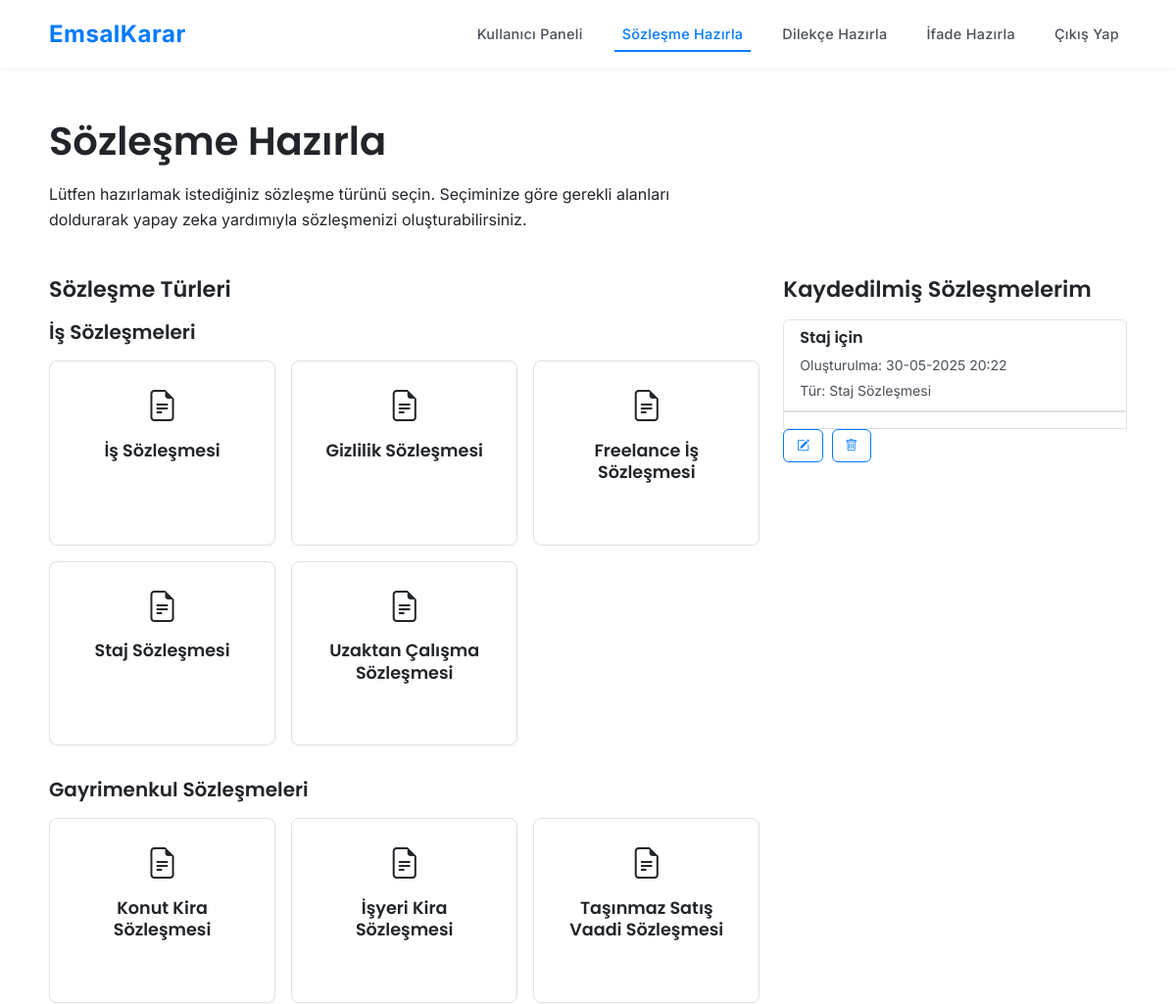
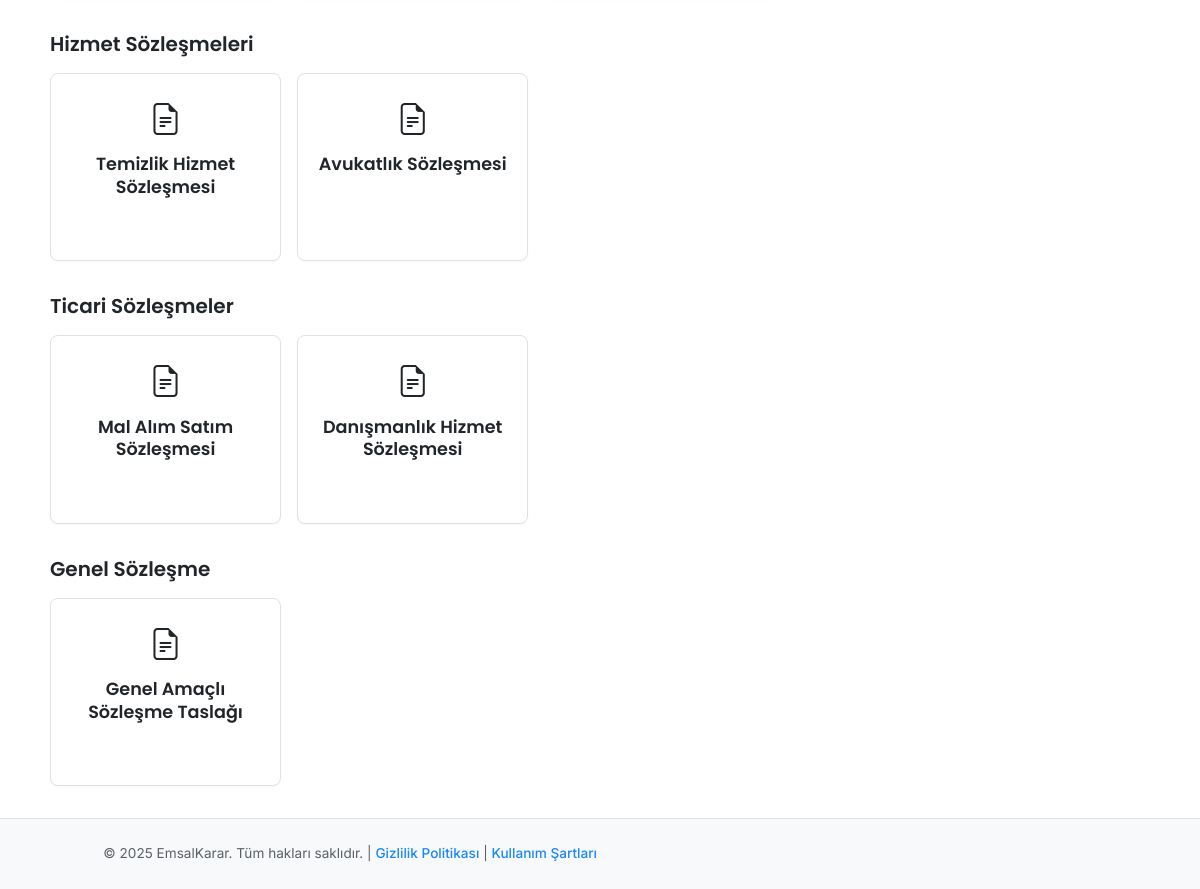
Page /contract/ (signed in) on the committed database (2 pictures, top to bottom).
### models.py (models this page shows, shortened)
class Contract(db.Model):
    __tablename__ = 'contracts'
    id = db.Column(db.Integer, primary_key=True)
    user_id = db.Column(db.Integer, db.ForeignKey('users.id'), nullable=False, index=True)
    contract_type = db.Column(db.String(100), nullable=False) # e.g., 'is_sozlesmesi', 'kira_sozlesmesi'
    title = db.Column(db.String(255), nullable=True) # User-defined or auto-generated title
    input_data = db.Column(db.JSON, nullable=True) # Stores the form inputs for the contract
    generated_content_html = db.Column(db.Text, nullable=True) # The AI-generated contract text in HTML
    generated_content_text = db.Column(db.Text, nullable=True) # Plain text version, if needed
    created_at = db.Column(db.DateTime, default=datetime.datetime.utcnow, index=True)
    updated_at = db.Column(db.DateTime, default=datetime.datetime.utcnow, onupdate=datetime.datetime.utcnow)
    is_deleted = db.Column(db.Boolean, default=False, nullable=False, index=True)
    deleted_at = db.Column(db.DateTime, nullable=True)
    user = relationship("User", back_populates="contracts")

### contract_routes.py (the view)
@contract_bp.route('/')
def index():
    print("--- contract_routes.py: index route CALLED ---")
    print(f"DEBUG: Type of CONTRACT_TYPES_DATA: {type(CONTRACT_TYPES_DATA)}")
    print(f"DEBUG: Length of CONTRACT_TYPES_DATA: {len(CONTRACT_TYPES_DATA) if isinstance(CONTRACT_TYPES_DATA, dict) else 'Not a dict'}")
    categorized_contracts = {}
    try:
        for key, value in CONTRACT_TYPES_DATA.items():
            if not isinstance(value, dict):
                print(f"DEBUG: Item with key '{key}' in CONTRACT_TYPES_DATA is not a dictionary. Value: {value}")
                continue
            category = value.get("category", "Diğer")
            if category not in categorized_contracts:
                categorized_contracts[category] = []
            item_name = value.get("name", f"Unnamed Contract ({key})")
            item_description = value.get("description", "")
            categorized_contracts[category].append({
                "key": key,
                "name": item_name,
                "description": item_description
            })
    except Exception as e:
        print(f"DEBUG: Error during categorization loop: {e}")
    print(f"DEBUG: categorized_contracts POPULATED: {json.dumps(categorized_contracts, indent=2, ensure_ascii=False)}")
    user_contracts = Contract.query.filter_by(user_id=current_user.id, is_deleted=False).order_by(Contract.created_at.desc()).all()
    print(f"DEBUG: Fetched {len(user_contracts)} user_contracts.")
    print("--- contract_routes.py: index route RENDERING TEMPLATE ---")
    return render_template('contracts/contract_hub.html',
                           title='Sözleşme Hazırla',
                           categorized_contracts=categorized_contracts,
                           user_contracts=user_contracts,
                           CONTRACT_TYPES_DATA=CONTRACT_TYPES_DATA)

### contract_routes.py (called while the page is built)
@contract_bp.before_request
@login_required
def require_login():
    pass

### templates/contracts/contract_hub.html (shortened to what this page needs)
{% extends "partials/header.html" %}
{% block head_extra %}
<link rel="stylesheet" href="{{ url_for('static', filename='css/main.css') }}">
{% endblock %}
{% block content %}
<div class="container mt-5">
    <div class="row mb-4">
        <div class="col-md-8">
            <h2>{{ title | default('Sözleşme Hazırla') }}</h2>
            <p>Lütfen hazırlamak istediğiniz sözleşme türünü seçin. Seçiminize göre gerekli alanları doldurarak yapay zeka yardımıyla sözleşmenizi oluşturabilirsiniz.</p>
        </div>
    </div>
    <div class="row">
        <div class="col-lg-8">
            <h4>Sözleşme Türleri</h4>
            {% if categorized_contracts %}
                {% for category, contracts_in_category in categorized_contracts.items() %}
                <div class="contract-category">
                    <h5>{{ category }}</h5>
                    <div class="row row-cols-1 row-cols-md-2 row-cols-lg-3 g-3">
                        {% for contract_item in contracts_in_category %}
                        <div class="col">
                            <div class="card h-100 contract-type-card" data-bs-toggle="modal" data-bs-target="#contractFormModal" data-contract-type="{{ contract_item.key }}" data-contract-name="{{ contract_item.name }}">
                                <div class="card-body text-center">
                                    <i class="bi bi-file-earmark-text fs-2 mb-2"></i>
                                    <h6 class="card-title">{{ contract_item.name }}</h6>
                                </div>
                            </div>
                        </div>
                        {% endfor %}
                    </div>
                </div>
                {% endfor %}
            {% else %}
                <p class="text-danger">Uygun sözleşme türü bulunamadı veya yüklenirken bir sorun oluştu.</p>
            {% endif %}
        </div>
        <div class="col-lg-4">
            <h4>Kaydedilmiş Sözleşmelerim</h4>
            {% if user_contracts %}
            <div class="list-group">
                {% for contract in user_contracts %}
                <a href="{{ url_for('contract.view_contract', contract_id=contract.id) }}" class="list-group-item list-group-item-action d-flex justify-content-between align-items-center">
                    <div>
                        <h6 class="mb-1">{{ contract.title | default(contract.contract_type | replace('_', ' ') | title) }}</h6>
                        <small class="text-muted">Oluşturulma: {{ contract.created_at.strftime('%d-%m-%Y %H:%M') }}</small><br>
                        <small class="text-muted">Tür: {{ CONTRACT_TYPES_DATA.get(contract.contract_type, {}).get('name', contract.contract_type) }}</small>
                    </div>
                    <div>
                        <a href="{{ url_for('contract.edit_contract', contract_id=contract.id) }}" class="btn btn-sm btn-outline-primary me-1"><i class="bi bi-pencil-square"></i></a>
                        <form action="{{ url_for('contract.delete_contract', contract_id=contract.id) }}" method="POST" onsubmit="return confirm('Bu sözleşmeyi silmek istediğinizden emin misiniz?');" style="display: inline;">
                            <button type="submit" class="btn btn-sm btn-outline-danger"><i class="bi bi-trash"></i></button>
                        </form>
                    </div>
                </a>
                {% endfor %}
            </div>
            {% else %}
            <p class="text-muted">Henüz kaydedilmiş bir sözleşmeniz bulunmamaktadır.</p>
            {% endif %}
        </div>
    </div>
</div>
{% endblock %}

### static/css/main.css (style rules this page uses)
:root { --primary-accent: #007AFF; --primary-accent-hover: #0056b3; --secondary-accent: #6c757d; --neutral-white: #FFFFFF; --neutral-lightest: #F8F9FA; --neutral-lighter: #F1F3F5; --neutral-light: #DEE2E6; --neutral-medium: #ADB5BD; --neutral-dark: #495057; --neutral-darkest: #212529; --text-primary: var(--neutral-darkest); --text-secondary: var(--neutral-dark); --text-on-primary-accent: var(--neutral-white); --text-link: var(--primary-accent); --text-link-hover: var(--primary-accent-hover); --bg-main: var(--neutral-white); --bg-content: var(--neutral-lightest); --bg-content-alt: var(--neutral-lighter); --bg-input: var(--neutral-white); --bg-input-focus: var(--neutral-white); --border-color: var(--neutral-light); --border-color-strong: var(--neutral-medium); --border-radius-sm: 4px; --border-radius-md: 6px; --border-radius-lg: 8px; --shadow-xs: 0 1px 2px 0 rgba(0, 0, 0, 0.03); --shadow-sm: 0 1px 3px 0 rgba(0, 0, 0, 0.05), 0 1px 2px -1px rgba(0, 0, 0, 0.05); --shadow-md: 0 4px 6px -1px rgba(0, 0, 0, 0.07), 0 2px 4px -2px rgba(0, 0, 0, 0.07); --shadow-lg: 0 10px 15px -3px rgba(0, 0, 0, 0.07), 0 4px 6px -4px rgba(0, 0, 0, 0.07); --shadow-focus: 0 0 0 0.2rem rgba(0, 122, 255, 0.25); --transition-speed: 0.2s; --font-sans: 'Inter', -apple-system, BlinkMacSystemFont, 'Segoe UI', Roboto, 'Helvetica Neue', Arial, sans-serif; --font-serif: 'Poppins', Georgia, 'Times New Roman', Times, serif; }
*, *::before, *::after { box-sizing: border-box; margin: 0; padding: 0; }
html { scroll-behavior: smooth; font-size: 16px; }
body { font-family: var(--font-sans); color: var(--text-primary); background-color: var(--bg-main); line-height: 1.6; display: flex; flex-direction: column; min-height: 100vh; -webkit-font-smoothing: antialiased; -moz-osx-font-smoothing: grayscale; }
h1, h2, h3, h4, h5, h6 { font-family: var(--font-serif); font-weight: 600; color: var(--text-primary); margin-bottom: 1rem; line-height: 1.3; }
h2 { font-size: clamp(2rem, 4vw, 2.5rem); }
h4 { font-size: clamp(1.25rem, 2.5vw, 1.4rem); }
p { margin-bottom: 1.25rem; max-width: 70ch; }
a { color: var(--text-link); text-decoration: none; transition: color var(--transition-speed) ease, transform var(--transition-speed) ease; }
.container { width: 100%; max-width: 1140px; padding-left: 20px; padding-right: 20px; margin-left: auto; margin-right: auto; }
.btn { padding: 0.65rem 1.5rem; border-radius: var(--border-radius-md); font-weight: 500; transition: all var(--transition-speed) ease; letter-spacing: 0.3px; font-size: 0.9rem; text-transform: none; border: 1px solid var(--primary-accent); cursor: pointer; display: inline-block; text-align: center; vertical-align: middle; user-select: none; background-color: transparent; color: var(--primary-accent); }
.btn-sm { padding: 0.4rem 0.8rem; font-size: 0.8rem; }
.card { border: 1px solid var(--border-color); border-radius: var(--border-radius-lg); box-shadow: var(--shadow-xs); transition: transform var(--transition-speed) ease, box-shadow var(--transition-speed) ease, border-color var(--transition-speed) ease; margin-bottom: 2rem; background-color: var(--bg-main); overflow: hidden; display: flex; flex-direction: column; height: 100%; }
.card-body { padding: 1.25rem; flex-grow: 1; display: flex; flex-direction: column; }
.card-title { color: var(--text-primary); margin-bottom: 0.6rem; font-size: 1.1rem; font-weight: 600; font-family: var(--font-serif); }
.text-muted { color: var(--text-secondary) !important; }

### templates/contracts/contract_hub.html (style rules this page uses)
.contract-category { margin-bottom: 2rem; }
.contract-type-card { cursor: pointer; transition: transform 0.2s ease-in-out, box-shadow 0.2s ease-in-out; }

### rows in the picture
Contract: title "Staj için", created_at "30-05-2025 20:22", get "Staj Sözleşmesi"

### other values in the picture
{{ title | default('Sözleşme Hazırla') }} "Sözleşme Hazırla"
{{ category }} "İş Sözleşmeleri" "Gayrimenkul Sözleşmeleri" "Hizmet Sözleşmeleri" "Ticari Sözleşmeler" "Genel Sözleşme"
{{ contract_item.name }} "İş Sözleşmesi" "Gizlilik Sözleşmesi" "Freelance İş Sözleşmesi" "Staj Sözleşmesi" "Uzaktan Çalışma Sözleşmesi" "Konut Kira Sözleşmesi" "İşyeri Kira Sözleşmesi" "Taşınmaz Satış Vaadi Sözleşmesi" "Temizlik Hizmet Sözleşmesi" "Avukatlık Sözleşmesi" "Mal Alım Satım Sözleşmesi" "Danışmanlık Hizmet Sözleşmesi" "Genel Amaçlı Sözleşme Taslağı"
{{ now.year if now else '2025' }} "2025"
